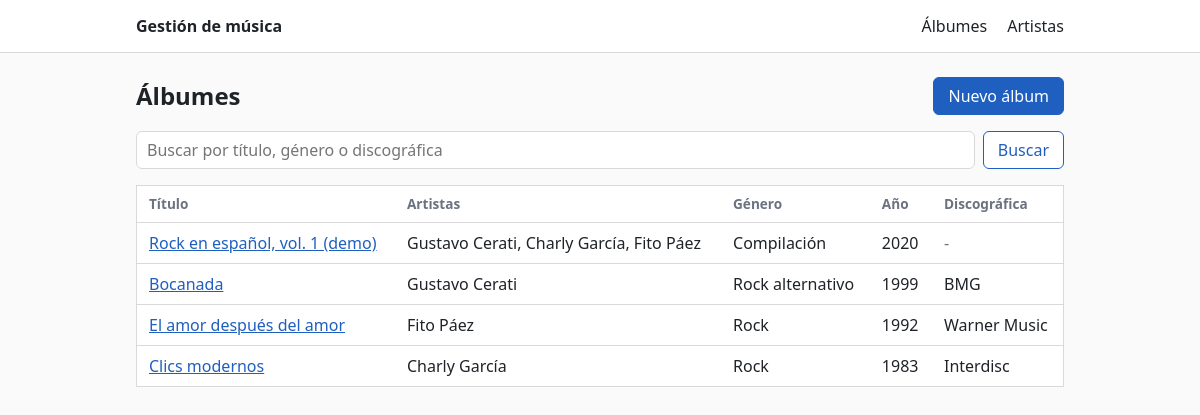
The app's page /albumes with its own data.
### tables this page shows
CREATE TABLE Albumes (
    album_id         INT UNSIGNED      NOT NULL AUTO_INCREMENT,
    titulo           VARCHAR(150)      NOT NULL,
    genero           VARCHAR(60)       NOT NULL,
    anio_lanzamiento SMALLINT UNSIGNED NOT NULL,
    discografica     VARCHAR(100)      NULL,
    PRIMARY KEY (album_id),
    KEY idx_albumes_genero (genero),
    KEY idx_albumes_anio (anio_lanzamiento),
    CONSTRAINT chk_albumes_anio CHECK (anio_lanzamiento BETWEEN 1877 AND 2100)
);

### src/Support/View.php (called while the page is built, shortened)
<?php
final class View
{
    public static function render(string $plantilla, array $datos = [], int $estado = 200): void
    {
        $raiz = dirname(__DIR__, 2) . '/templates';
        extract($datos, EXTR_SKIP);
        require $raiz . '/' . $plantilla . '.php';
        $contenido = ob_get_clean();
        require $raiz . '/layout.php';
    }
}

### src/Controller/AlbumController.php (called while the page is built, shortened)
<?php
final class AlbumController
{
    public function index(array $query): void
    {
        $busqueda = Entrada::texto($query, 'q');
        View::render('albumes/index', [
            'items' => $this->albumes->listarConArtistas($busqueda),
            'q'     => $busqueda,
        ]);
    }
}

### public/index.php (called while the page is built, shortened)
<?php
require __DIR__ . '/../src/autoload.php';
$config = require __DIR__ . '/../config/config.php';
try {
    $pdo = Database::conectar($config['db']);
    $artistaRepo = new ArtistaRepository($pdo);
    $albumRepo = new AlbumRepository($pdo);
    $albumService = new AlbumService($albumRepo, $artistaRepo);
    $artistaService = new ArtistaService($artistaRepo);
    $albumes = new AlbumController($albumService);
    $artistas = new ArtistaController($artistaService);
    $router = new Router();
    $router->agregar('GET', '/', static fn () => View::redirigir('/albumes'));
    $router->agregar('GET', '/albumes', static fn () => $albumes->index($_GET));
    $router->agregar('GET', '/albumes/nuevo', static fn () => $albumes->nuevo());
    $router->agregar('POST', '/albumes', static fn () => $albumes->crear($_POST));
    $router->agregar('GET', '/albumes/(\d+)', static fn (int $id) => $albumes->detalle($id));
    $router->agregar('GET', '/albumes/(\d+)/editar', static fn (int $id) => $albumes->editar($id));
    $router->agregar('POST', '/albumes/(\d+)', static fn (int $id) => $albumes->actualizar($id, $_POST));
    $router->agregar('POST', '/albumes/(\d+)/eliminar', static fn (int $id) => $albumes->eliminar($id));
    $router->agregar('POST', '/albumes/(\d+)/artistas', static fn (int $id) => $albumes->vincularArtista($id, $_POST));
    $router->agregar('POST', '/albumes/(\d+)/artistas/(\d+)/quitar', static fn (int $id, int $artistaId) => $albumes->desvincularArtista($id, $artistaId));
    $router->agregar('GET', '/artistas', static fn () => $artistas->index($_GET));
    $router->agregar('GET', '/artistas/nuevo', static fn () => $artistas->nuevo());
    $router->agregar('POST', '/artistas', static fn () => $artistas->crear($_POST));
    $router->agregar('GET', '/artistas/(\d+)', static fn (int $id) => $artistas->detalle($id));
    $router->agregar('GET', '/artistas/(\d+)/editar', static fn (int $id) => $artistas->editar($id));
    $router->agregar('POST', '/artistas/(\d+)', static fn (int $id) => $artistas->actualizar($id, $_POST));
    $router->agregar('POST', '/artistas/(\d+)/eliminar', static fn (int $id) => $artistas->eliminar($id));
    $metodo = $_SERVER['REQUEST_METHOD'] ?? 'GET';
    $ruta = parse_url($_SERVER['REQUEST_URI'] ?? '/', PHP_URL_PATH) ?: '/';
    $router->despachar($metodo, $ruta);
} catch (NoEncontradoException $e) {
    View::render('error', ['codigo' => 404, 'mensaje' => $e->getMessage()], 404);
} catch (Throwable $e) {
    error_log((string) $e);
    View::render('error', [
        'codigo'  => 500,
        'mensaje' => $config['debug'] ? $e->getMessage() : 'Algo salió mal de nuestro lado. Inténtalo de nuevo en un momento.',
    ], 500);
}

### src/Support/helpers.php (called while the page is built, shortened)
<?php
function e(?string $valor): string
{
    return htmlspecialchars((string) $valor, ENT_QUOTES | ENT_SUBSTITUTE, 'UTF-8');
}

### src/Repository/AlbumRepository.php (called while the page is built, shortened)
<?php
final class AlbumRepository
{
    public function listar(?string $busqueda = null): array
    {
        $sql = 'SELECT ' . self::COLUMNAS . ' FROM Albumes';
        $params = [];
        $stmt = $this->pdo->prepare($sql . ' ORDER BY anio_lanzamiento DESC, titulo');
        $stmt->execute($params);
        return array_map(Album::desdeFila(...), $stmt->fetchAll());
    }
}

### src/Service/AlbumService.php (called while the page is built, shortened)
<?php
final class AlbumService
{
    public function listarConArtistas(string $busqueda = ''): array
    {
        $albumes = $this->albumes->listar($busqueda);
        $artistasPorAlbum = $this->albumes->artistasPorAlbum(
            array_map(static fn (Album $a): int => (int) $a->id, $albumes)
        );
        return array_map(
            static fn (Album $a): array => [
                'album'    => $a,
                'artistas' => $artistasPorAlbum[$a->id] ?? [],
            ],
            $albumes
        );
    }
}

### src/autoload.php (called while the page is built, shortened)
<?php
spl_autoload_register(static function (string $clase): void {
    $prefijo = 'Musica\\';
    $ruta = __DIR__ . '/' . str_replace('\\', '/', substr($clase, strlen($prefijo))) . '.php';
});
require_once __DIR__ . '/Support/helpers.php';

### src/Domain/Artista.php (called while the page is built, shortened)
<?php
final class Artista
{
    public function nombreCompleto(): string
    {
        return $this->nombre . ' ' . $this->apellido;
    }
}

### templates/albumes/index.php (the view, shortened to what this page needs)
<div class="barra">
    <h1>Álbumes</h1>
    <a class="boton" href="/albumes/nuevo">Nuevo álbum</a>
</div>
<form class="busqueda" method="get" action="/albumes">
    <input type="search" name="q" value="<?= e($q) ?>" placeholder="Buscar por título, género o discográfica">
    <button type="submit" class="sec">Buscar</button>
</form>
<?php if ($items === []): ?>
    <p class="vacio"><?= $q !== '' ? 'Ningún álbum coincide con la búsqueda.' : 'Todavía no hay álbumes registrados.' ?></p>
<?php else: ?>
    <table>
        <thead>
            <tr><th>Título</th><th>Artistas</th><th>Género</th><th>Año</th><th>Discográfica</th></tr>
        </thead>
        <tbody>
        <?php foreach ($items as $item): $album = $item['album']; ?>
            <tr>
                <td><a href="/albumes/<?= $album->id ?>"><?= e($album->titulo) ?></a></td>
                <td>
                    <?php if ($item['artistas'] === []): ?>
                        <span class="tenue">Sin artistas</span>
                    <?php else: ?>
                        <?= e(implode(', ', array_map(static fn ($a) => $a->nombreCompleto(), $item['artistas']))) ?>
                    <?php endif; ?>
                </td>
                <td><?= e($album->genero) ?></td>
                <td><?= $album->anioLanzamiento ?></td>
                <td><?= e($album->discografica) ?: '<span class="tenue">-</span>' ?></td>
            </tr>
        <?php endforeach; ?>
        </tbody>
    </table>
<?php endif; ?>

### src/Http/Router.php (shortened to what this page needs)
<?php
final class Router
{
    private array $rutas = [];
    public function agregar(string $metodo, string $patron, callable $manejador): void
    {
        $this->rutas[] = [$metodo, '#^' . $patron . '$#', $manejador];
    }
    public function despachar(string $metodo, string $ruta): void
    {
        $ruta = $ruta === '/' ? '/' : rtrim($ruta, '/');
        foreach ($this->rutas as [$metodoRuta, $regex, $manejador]) {
            if ($metodoRuta === $metodo && preg_match($regex, $ruta, $coincidencias) === 1) {
                array_shift($coincidencias);
                $manejador(...array_map('intval', $coincidencias));
                return;
            }
        }
        throw NoEncontradoException::ruta($ruta);
    }
}

### templates/layout.php (shortened to what this page needs)
<!DOCTYPE html>
<html lang="es">
<head>
</head>
<body>
<header>
    <nav>
        <span class="marca">Gestión de música</span>
        <a href="/albumes">Álbumes</a>
        <a href="/artistas">Artistas</a>
    </nav>
</header>
<main>
    <?= $contenido ?>
</main>
</body>
</html>

### templates/layout.php (style rules this page uses)
:root { --borde: #d9d9d9; --texto: #1f2328; --tenue: #6b7280; --acento: #1f5fbf; --error: #b42318; --ok: #1a7f37; }
* { box-sizing: border-box; }
body { font: 16px/1.5 system-ui, sans-serif; color: var(--texto); margin: 0; background: #fafafa; }
header { background: #fff; border-bottom: 1px solid var(--borde); }
nav, main { max-width: 960px; margin: 0 auto; padding: 0 16px; }
nav { display: flex; gap: 20px; align-items: center; height: 52px; }
nav .marca { font-weight: 600; margin-right: auto; }
nav a { text-decoration: none; color: var(--texto); }
main { padding-top: 24px; padding-bottom: 48px; }
a { color: var(--acento); }
h1 { font-size: 1.5rem; margin: 0; }
.barra { display: flex; justify-content: space-between; align-items: center; margin-bottom: 16px; gap: 12px; flex-wrap: wrap; }
.boton, button { display: inline-block; font: inherit; padding: 6px 14px; border: 1px solid var(--acento); background: var(--acento); color: #fff; border-radius: 6px; text-decoration: none; cursor: pointer; }
.boton.sec, button.sec { background: #fff; color: var(--acento); }
table { width: 100%; border-collapse: collapse; background: #fff; border: 1px solid var(--borde); }
th, td { text-align: left; padding: 8px 12px; border-bottom: 1px solid var(--borde); vertical-align: top; }
th { font-size: .85rem; color: var(--tenue); font-weight: 600; }
.tenue, .vacio { color: var(--tenue); }
.busqueda { display: flex; gap: 8px; margin-bottom: 16px; }
input, select { font: inherit; padding: 6px 10px; border: 1px solid var(--borde); border-radius: 6px; background: #fff; }
.busqueda input { flex: 1; }

### records on screen
albumes: titulo "Rock en español, vol. 1 (demo)", nombreCompleto "Gustavo Cerati, Charly García, Fito Páez", genero "Compilación", anio_lanzamiento "2020", discografica "-"
albumes: titulo "Bocanada", nombreCompleto "Gustavo Cerati", genero "Rock alternativo", anio_lanzamiento "1999", discografica "BMG"
albumes: titulo "El amor después del amor", nombreCompleto "Fito Páez", genero "Rock", anio_lanzamiento "1992", discografica "Warner Music"
albumes: titulo "Clics modernos", nombreCompleto "Charly García", genero "Rock", anio_lanzamiento "1983", discografica "Interdisc"
